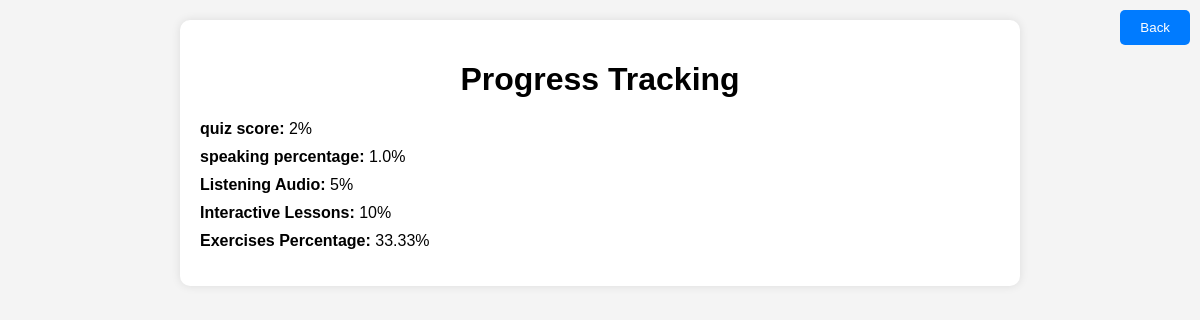
Before: /progresstracking (signed in) with the older database file.
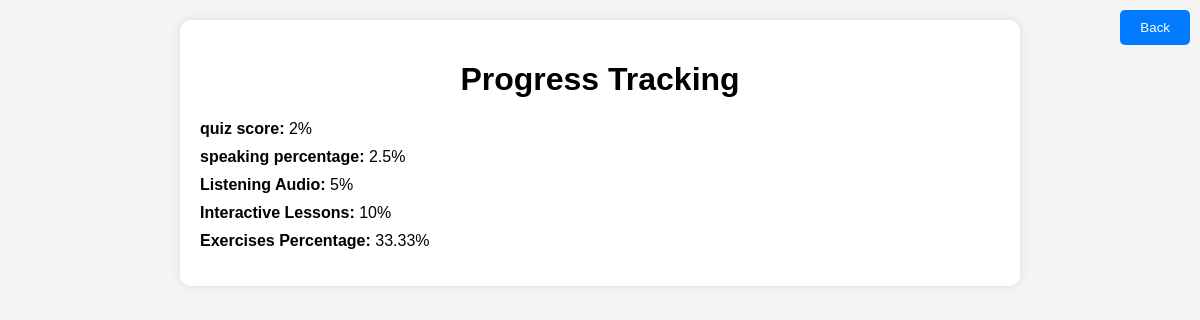
After: the same page with the newer database file.
### models.py (models this page shows)
class User(db.Model):
    id = db.Column(db.Integer, primary_key=True)
    name = db.Column(db.String(80), nullable=False)
    email = db.Column(db.String(120), unique=True, nullable=False)
    password = db.Column(db.String(80), nullable=False)
    score = db.Column(db.Integer, default=0)
    percentage = db.Column(db.Float, default=0.0)
    exercise_percentage = db.Column(db.Float, nullable=False)
    audio_completed = db.Column(db.Integer, default=0)
    lessons_completed = db.Column(db.Integer, default=0)

### app.py (the view)
@app.route('/progresstracking')
def progress():
    user_name = session.get('user_name')
    if user_name:
        user = User.query.filter_by(name=user_name).first()
        if user:
            total_categories = 5
            total_completed = (
                (user.score or 0) +
                (user.percentage or 0) +
                (user.audio_completed or 0) +
                (user.lessons_completed or 0) +
                (user.exercise_percentage or 0)
            )
            progress_percentage = (total_completed / total_categories ) * 100
            progress_data = {
                'quiz score': user.score,
                'speaking percentage': user.percentage,
                'Listening Audio': user.audio_completed,
                'Interactive Lessons': user.lessons_completed,
                'Exercises Percentage': user.exercise_percentage,
            }
            return render_template('progresstracking.html', progress_data=progress_data)
        else:
            return "User not found."
    else:
        return "User not logged in. <a href='/'>Log in</a>."

### templates/progresstracking.html (shortened to what this page needs)
<!DOCTYPE html>
<html lang="en">
<head>
</head>
<body>
    <div class="container">
        <h1>Progress Tracking</h1>
        <ul class="progress-list">
            {% for category, progress in progress_data.items() %}
                <li class="progress-item">
                    <span class="progress-label">{{ category }}:</span> {{ progress }}%
                </li>
            {% endfor %}
        </ul>
    </div>
    <div>
        <button class="back-button" ><a href="/success" style="text-decoration: none; color: inherit;">Back</a></button>
    </div>
</body>
</html>

### templates/progresstracking.html (style rules this page uses)
body { font-family: Arial, sans-serif; margin: 0; padding: 20px; background-color: #f4f4f4; }
.container { max-width: 800px; margin: 0 auto; background-color: #fff; padding: 20px; border-radius: 10px; box-shadow: 0 0 10px rgba(0, 0, 0, 0.1); }
h1 { text-align: center; }
.progress-list { list-style-type: none; padding: 0; }
.progress-item { margin-bottom: 10px; }
.progress-label { font-weight: bold; }
.back-button { position: absolute; top: 10px; right: 10px; background-color: #007bff; color: white; padding: 10px 20px; border: none; border-radius: 5px; cursor: pointer; }

Changed rows visible on the page:
changed User: percentage "1.0" → "2.5"
